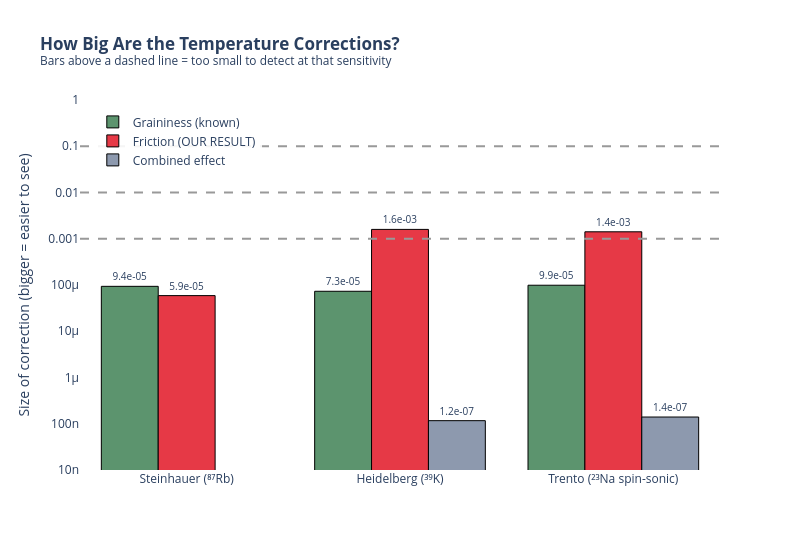

Here is the notebook cell this chart was saved with:
### Markdown cell above
### Can we actually see this?

The chart below compares our calculated corrections against what experiments can currently detect. Think of the horizontal dashed lines as "noise floors" — if a correction bar reaches above a line, it's too small to see. If it reaches *below* that line, it could be measured.

**Key takeaway:** The friction correction (red) is too small to see in current experiments, but the Trento spin-sonic setup could make it visible.

### Code cell
# ── Figure 2: Can we measure the corrections? ──
# An accessible version: annotations explain what each bar means.

fig2 = go.Figure()

exp_names = list(experiments.keys())

# Three correction types with plain-English names
bars = [
    ("delta_disp", "Graininess (known)", "#5C946E", "dispersive"),
    ("delta_diss", "Friction (OUR RESULT)", "#E63946", "dissipative"),
    ("delta_cross", "Combined effect", "#8D99AE", "cross-term"),
]

for key, label, color, _ in bars:
    vals = [abs(experiments[n][key]) for n in exp_names]
    fig2.add_trace(
        go.Bar(
            name=label,
            x=exp_names,
            y=vals,
            marker_color=color,
            marker_line=dict(width=1, color="black"),
            text=[f"{v:.1e}" for v in vals],
            textposition="outside",
            textfont=dict(size=10),
        )
    )

# Sensitivity thresholds — with plain language
thresholds = [
    (0.1, "What we can detect TODAY (10%)", "#999", 12),
    (0.01, "Near-term experiments (1%)", "#999", 11),
    (0.001, "Future precision experiments (0.1%)", "#999", 10),
]
for val, label, col, sz in thresholds:
    fig2.add_hline(
        y=val,
        line=dict(color=col, width=2, dash="dash"),
        annotation_text=label,
        annotation_position="right",
        annotation_font=dict(size=sz, color=col),
    )

# Annotate the key finding
fig2.add_annotation(
    x="Trento (²³Na spin-sonic)",
    y=abs(experiments["Trento (²³Na spin-sonic)"]["delta_diss"]),
    text="<b>Potentially<br>detectable!</b>",
    showarrow=True,
    arrowhead=2,
    ax=-60,
    ay=-50,
    font=dict(size=14, color="#E63946"),
    bgcolor="rgba(255,255,200,0.9)",
    borderpad=4,
)

fig2.update_yaxes(
    type="log", title_text="Size of correction (bigger = easier to see)", range=[-8, 0]
)
fig2.update_layout(
    height=550,
    width=800,
    barmode="group",
    plot_bgcolor="white",
    title=dict(
        text="<b>How Big Are the Temperature Corrections?</b><br><sup>Bars above a dashed line = too small to detect at that sensitivity</sup>"
    ),
    legend=dict(x=0.02, y=0.98, bgcolor="rgba(255,255,255,0.9)"),
)
fig2.show()

### Figure 1 — Plotly figure (JSON) as saved in the notebook; plotly's stock layout.template omitted (floating-point values rounded to 4 significant figures)
{"data": [{"marker": {"color": "#5C946E", "line": {"color": "black", "width": 1}}, "name": "Graininess (known)", "text": ["9.4e-05", "7.3e-05", "9.9e-05"], "textfont": {"size": 10}, "textposition": "outside", "type": "bar", "x": ["Steinhauer (⁸⁷Rb)", "Heidelberg (³⁹K)", "Trento (²³Na spin-sonic)"], "y": [9.353e-05, 7.319e-05, 9.891e-05]}, {"marker": {"color": "#E63946", "line": {"color": "black", "width": 1}}, "name": "Friction (OUR RESULT)", "text": ["5.9e-05", "1.6e-03", "1.4e-03"], "textfont": {"size": 10}, "textposition": "outside", "type": "bar", "x": ["Steinhauer (⁸⁷Rb)", "Heidelberg (³⁹K)", "Trento (²³Na spin-sonic)"], "y": [5.898e-05, 0.001593, 0.001413]}, {"marker": {"color": "#8D99AE", "line": {"color": "black", "width": 1}}, "name": "Combined effect", "text": ["5.5e-09", "1.2e-07", "1.4e-07"], "textfont": {"size": 10}, "textposition": "outside", "type": "bar", "x": ["Steinhauer (⁸⁷Rb)", "Heidelberg (³⁹K)", "Trento (²³Na spin-sonic)"], "y": [5.516e-09, 1.166e-07, 1.398e-07]}], "layout": {"annotations": [{"font": {"color": "#999", "size": 12}, "showarrow": false, "text": "What we can detect TODAY (10%)", "x": 1, "xanchor": "left", "xref": "x domain", "y": 0.1, "yanchor": "middle", "yref": "y"}, {"font": {"color": "#999", "size": 11}, "showarrow": false, "text": "Near-term experiments (1%)", "x": 1, "xanchor": "left", "xref": "x domain", "y": 0.01, "yanchor": "middle", "yref": "y"}, {"font": {"color": "#999", "size": 10}, "showarrow": false, "text": "Future precision experiments (0.1%)", "x": 1, "xanchor": "left", "xref": "x domain", "y": 0.001, "yanchor": "middle", "yref": "y"}, {"arrowhead": 2, "ax": -60, "ay": -50, "bgcolor": "rgba(255,255,200,0.9)", "borderpad": 4, "font": {"color": "#E63946", "size": 14}, "showarrow": true, "text": "<b>Potentially<br>detectable!</b>", "x": "Trento (²³Na spin-sonic)", "y": 0.001413}], "barmode": "group", "height": 550, "legend": {"bgcolor": "rgba(255,255,255,0.9)", "x": 0.02, "y": 0.98}, "plot_bgcolor": "white", "shapes": [{"line": {"color": "#999", "dash": "dash", "width": 2}, "type": "line", "x0": 0, "x1": 1, "xref": "x domain", "y0": 0.1, "y1": 0.1, "yref": "y"}, {"line": {"color": "#999", "dash": "dash", "width": 2}, "type": "line", "x0": 0, "x1": 1, "xref": "x domain", "y0": 0.01, "y1": 0.01, "yref": "y"}, {"line": {"color": "#999", "dash": "dash", "width": 2}, "type": "line", "x0": 0, "x1": 1, "xref": "x domain", "y0": 0.001, "y1": 0.001, "yref": "y"}], "title": {"text": "<b>How Big Are the Temperature Corrections?</b><br><sup>Bars above a dashed line = too small to detect at that sensitivity</sup>"}, "width": 800, "yaxis": {"range": [-8, 0], "title": {"text": "Size of correction (bigger = easier to see)"}, "type": "log"}}}
